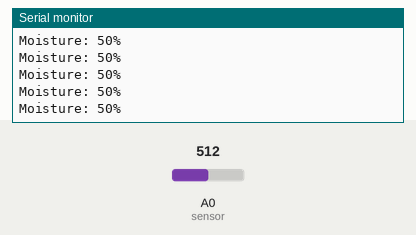
This sketch was run on a simulated ESP8266 (NodeMCU). Shown: the last lines printed to the serial monitor. The test bench sets the inputs (shaded band); at power-on: A0 (sensor) = 512. WiFi joins after 1.5 s; servers stay silent unless stated.

Above: at 3.0 s.
3.1 s: A0 (sensor) set to 716
At 3.11 s:
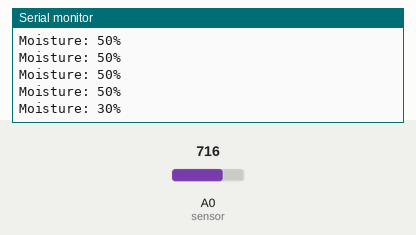
4.6 s: A0 (sensor) set to 900
At 4.61 s:
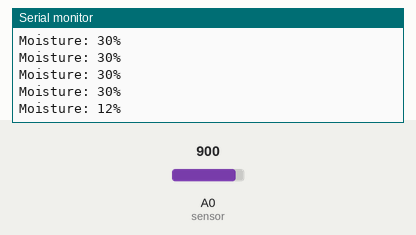
Timing chart, 0 to 7.6 s (numbered marks = the images above; inputs shaded):
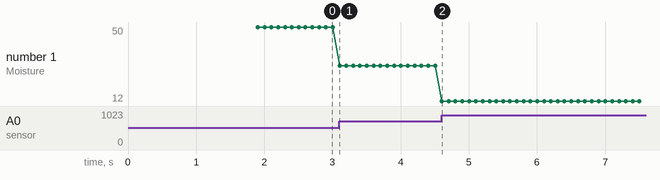

The sketch:

Soil_Moisture_Monitor.ino
```cpp
#define BLYNK_TEMPLATE_ID "TMPL3pr4V2p1q"
#define BLYNK_TEMPLATE_NAME "Soil Moisture Monitor"
#define BLYNK_AUTH_TOKEN "Z8l7kctNd6MIy471ZR7ACr1lKU6riV_o"

#include <ESP8266WiFi.h>
#include <BlynkSimpleEsp8266.h>

char auth[] = "Z8l7kctNd6MIy471ZR7ACr1lKU6riV_o"; //Enter your Auth token
char ssid[] = ""; //Enter your hospot name
char pass[] = "";//Enter your Hospot password

BlynkTimer timer;

#define sensor A0

void setup() {
  Serial.begin(9600);

  Blynk.begin(auth, ssid, pass, "blynk.cloud", 80);

  Serial.println("System Loading...");

  // Call the function
  timer.setInterval(100L, soilMoistureSensor);
}

void soilMoistureSensor() {
  int value = analogRead(sensor);
  value = map(value, 0, 1024, 0, 100);
  value = (value - 100) * -1;

  Blynk.virtualWrite(V0, value);
  Serial.print("Moisture: ");
  Serial.print(value);
  Serial.println("%");
}

void loop() {
  Blynk.run();
  timer.run();
}
```

Measured:
- after the input at 3.1 s, the serial monitor: prints a new line at once (image 1)
- after the input at 4.6 s, the serial monitor: prints a new line at once (image 2)
- plotted number 1: 50 → 30 after the input at 3.1 s, 30 → 12 after the input at 4.6 s
